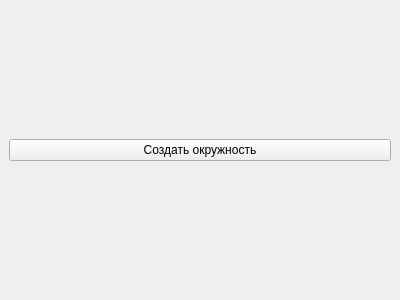
<?xml version="1.0" encoding="UTF-8"?>
<ui version="4.0">
 <class>MainWindow</class>
 <widget class="QMainWindow" name="MainWindow">
  <property name="geometry">
   <rect>
    <x>0</x>
    <y>0</y>
    <width>400</width>
    <height>300</height>
   </rect>
  </property>
  <widget class="QWidget" name="centralwidget">
   <layout class="QVBoxLayout" name="verticalLayout">
    <item>
     <widget class="QPushButton" name="pushButton">
      <property name="text">
       <string>Создать окружность</string>
      </property>
     </widget>
    </item>
   </layout>
  </widget>
 </widget>
 <resources/>
 <connections/>
</ui>
